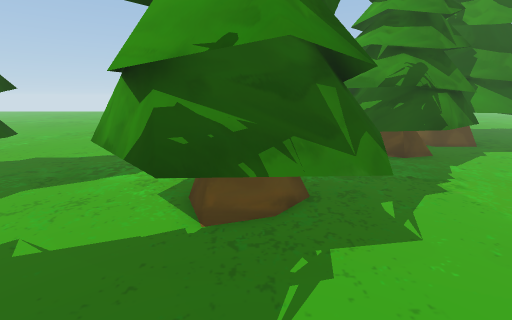
view 1 (above)

18 first-person views from a walk through a Unity game level. The camera is 1.4 m above the floor, tilts 14° down and sees 90° across. The floor is counted in squares, 0.5 m on a side. Each view is taken from the middle of a square. On the plan, view 1 faces up. The plan holds only what a view shows up to about 19 squares ahead; the rest is blank. The place goes on beyond the plan. The player character is not drawn. Some animated figures are not drawn.

view 2
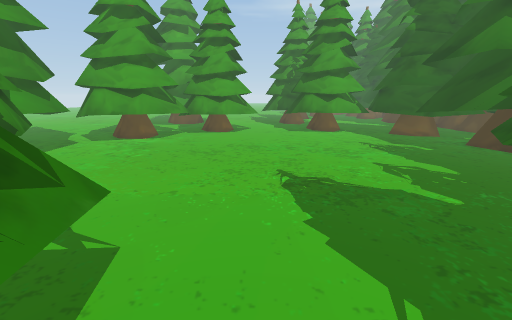

view 3
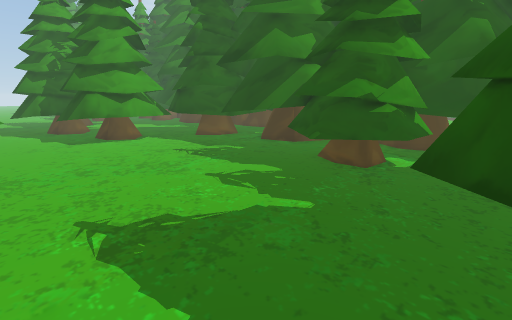

view 4
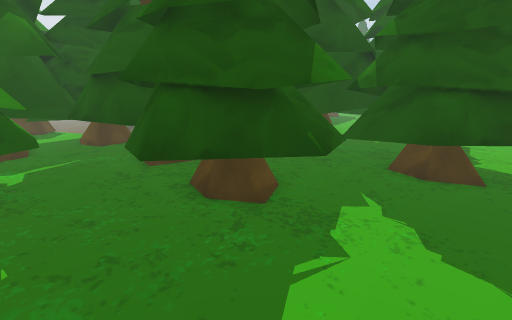

view 5
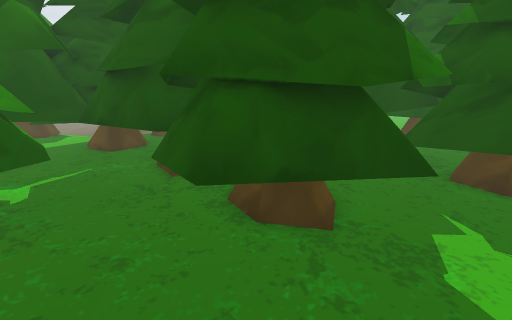

view 6
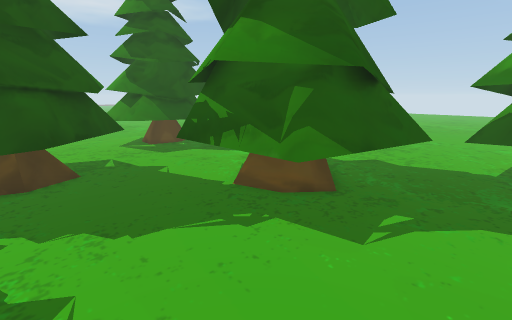

view 7
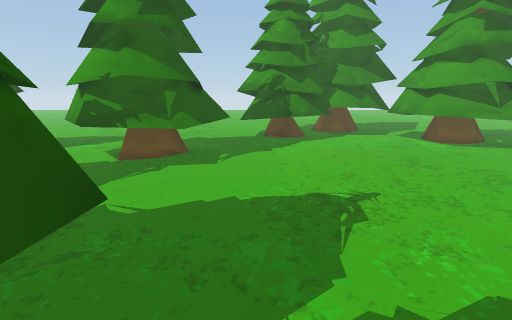

view 8
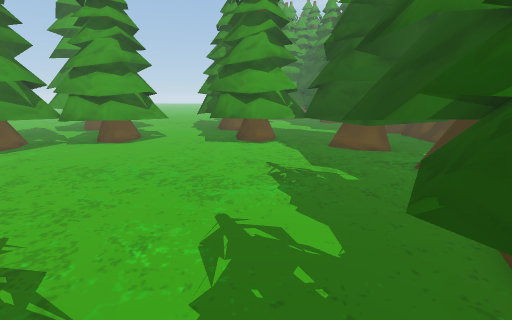

view 9
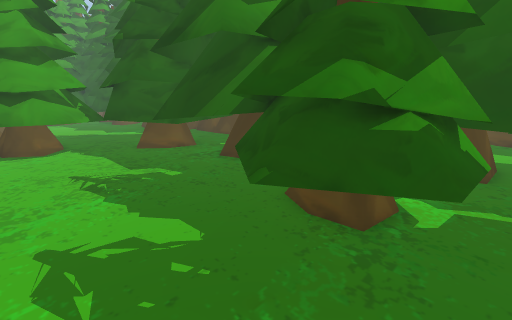

view 10
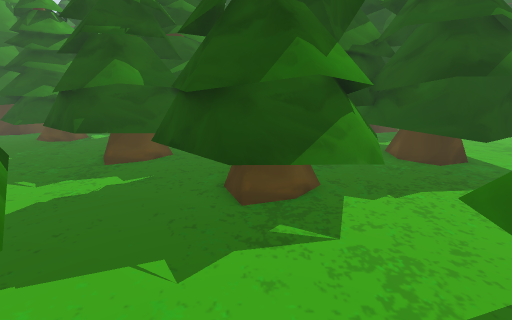

view 11
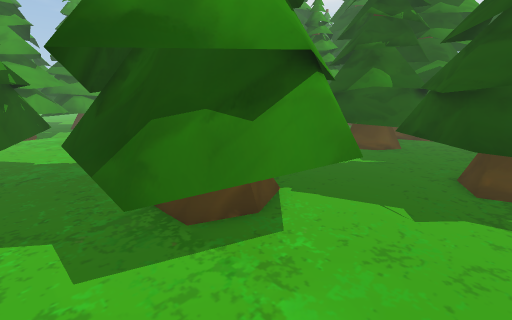

view 12
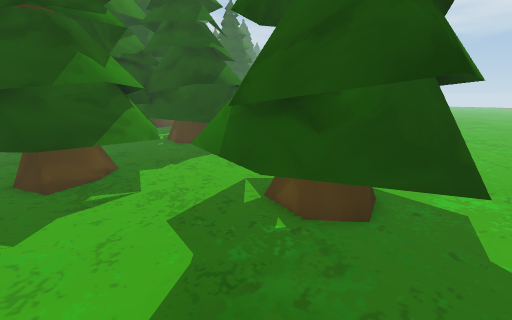

view 13
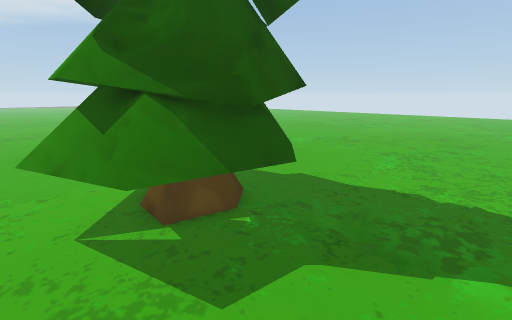

view 14
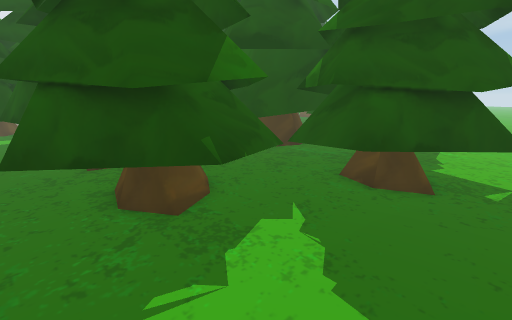

view 15
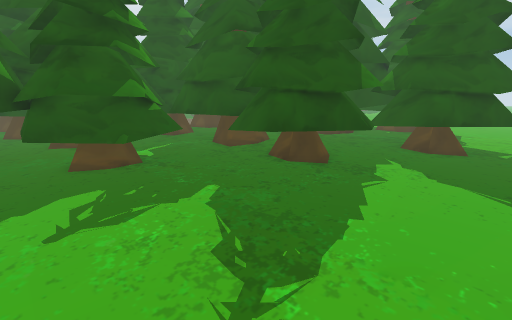

view 16
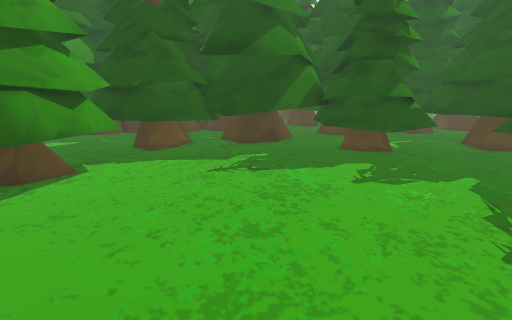

view 17
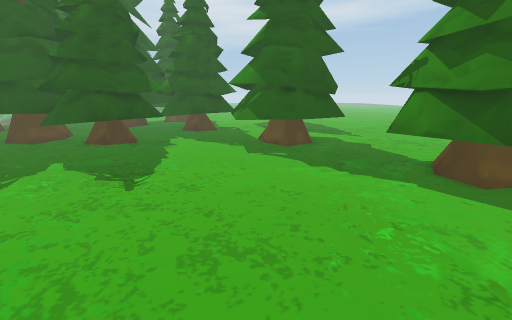

view 18
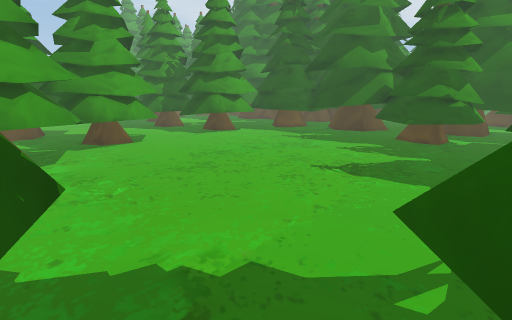

### Floor plan
Key: @ floor where view 1 was taken; # wall or solid block; . floor; T tree; O other object.
Columns run from 14 left of view 1 to 19 right of it. Each row starts with its distance up from view 1.
 11    TT.............TTTTTTT...TTT#
 10  TTTTT.....TTTTTT...TTT......TTTTT
  9  TTTTTT....TTTTTTT...........TTTTT
  8    TTTT...TTTTTTTT...........TTTT
  7    TTTT...TTT TTTTT............TTT
  6 T TTTTT...TTTTTTTT..............TT
  5 .TTTTTT....TTTTTTT..............TT
  4 ..TT........TTTTT...............TT
  3 .....TTTTT...TT.................TT
  2 .....TTTTTT.......................
  1 .... TTTTTTT......................
  0 TT..TTTT#TTT..@...................
 -1 TTT.   TTTTTTTTT.................T
 -2 TTTT. TTTTTTTTTTT................T
 -3 TTTTTT TTT TTTTTTT...............T
 -4  TTTTTTTT..TTT TTT..............TT
 -5 TTTT  TTTT TTTTTTT..............TT
 -6  T TTT TTT     TT...TTT..........T
 -7     TTTTTT TT TTT.TTTTTT.......TTT
 -8        TT  TTTTTT.TTTTTTTTTTTTTTTT
 -9            TTTTTTTTTTTTTTTTTTTTTTT
-10            T  T TTTTT TTT   TTTTT
-11               TTTT.    T  TTTTTTT
-12                  TTT      T#TTT
-13               TTTTTTTTTT
-14              TTTTTTTTTTT
-15           O TTTTTT#T TTT
-16           O  T TTT T  TT
-17                TT
-18                        TT
-19                       TT
-20                        TT
-21                        TT
-22
-23                TTTTT
-24                 TTTT

Where each view was taken, in squares from view 1:
view 1: 0 up, 0 right, facing up
view 2: 2 up, 1 left, facing right
view 3: 2 up, 2 right, facing down-right
view 4: 2 up, 5 right, facing down-left
view 5: 0 up, 5 right, facing down-left
view 6: 0 up, 5 right, facing up-left
view 7: 6 down, 5 right, facing up
view 8: 4 down, 4 right, facing right
view 9: 3 down, 4 right, facing down-right
view 10: 8 up, 6 left, facing down
view 11: 11 up, 6 left, facing down-right
view 12: 11 up, 5 left, facing down-left
view 13: 4 up, 5 left, facing up-left
view 14: 3 up, 3 right, facing down-left
view 15: 3 up, 10 right, facing down-left
view 16: 5 up, 13 right, facing down
view 17: 5 up, 16 right, facing left
view 18: 10 up, 3 right, facing down-right
